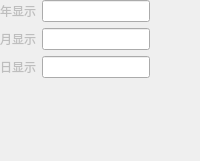
          <widget class="QWidget" name="disDatepage">
           <layout class="QGridLayout" name="gridLayout_17">
            <property name="leftMargin">
             <number>0</number>
            </property>
            <property name="topMargin">
             <number>0</number>
            </property>
            <property name="rightMargin">
             <number>0</number>
            </property>
            <property name="bottomMargin">
             <number>0</number>
            </property>
            <item row="0" column="0">
             <layout class="QHBoxLayout" name="horizontalLayout_36">
              <item>
               <widget class="QLabel" name="label_57">
                <property name="enabled">
                 <bool>false</bool>
                </property>
                <property name="text">
                 <string>年显示</string>
                </property>
               </widget>
              </item>
              <item>
               <widget class="QLineEdit" name="disDateYear"/>
              </item>
              <item>
               <spacer name="horizontalSpacer_26">
                <property name="orientation">
                 <enum>Qt::Horizontal</enum>
                </property>
                <property name="sizeHint" stdset="0">
                 <size>
                  <width>40</width>
                  <height>20</height>
                 </size>
                </property>
               </spacer>
              </item>
             </layout>
            </item>
            <item row="1" column="0">
             <layout class="QHBoxLayout" name="horizontalLayout_37">
              <item>
               <widget class="QLabel" name="label_58">
                <property name="enabled">
                 <bool>false</bool>
                </property>
                <property name="text">
                 <string>月显示</string>
                </property>
               </widget>
              </item>
              <item>
               <widget class="QLineEdit" name="disDateMon"/>
              </item>
              <item>
               <spacer name="horizontalSpacer_27">
                <property name="orientation">
                 <enum>Qt::Horizontal</enum>
                </property>
                <property name="sizeHint" stdset="0">
                 <size>
                  <width>40</width>
                  <height>20</height>
                 </size>
                </property>
               </spacer>
              </item>
             </layout>
            </item>
            <item row="2" column="0">
             <layout class="QHBoxLayout" name="horizontalLayout_38">
              <item>
               <widget class="QLabel" name="label_59">
                <property name="enabled">
                 <bool>false</bool>
                </property>
                <property name="text">
                 <string>日显示</string>
                </property>
               </widget>
              </item>
              <item>
               <widget class="QLineEdit" name="disDateDay"/>
              </item>
              <item>
               <spacer name="horizontalSpacer_28">
                <property name="orientation">
                 <enum>Qt::Horizontal</enum>
                </property>
                <property name="sizeHint" stdset="0">
                 <size>
                  <width>40</width>
                  <height>20</height>
                 </size>
                </property>
               </spacer>
              </item>
             </layout>
            </item>
            <item row="3" column="0">
             <spacer name="verticalSpacer_10">
              <property name="orientation">
               <enum>Qt::Vertical</enum>
              </property>
              <property name="sizeHint" stdset="0">
               <size>
                <width>20</width>
                <height>83</height>
               </size>
              </property>
             </spacer>
            </item>
           </layout>
          </widget>
